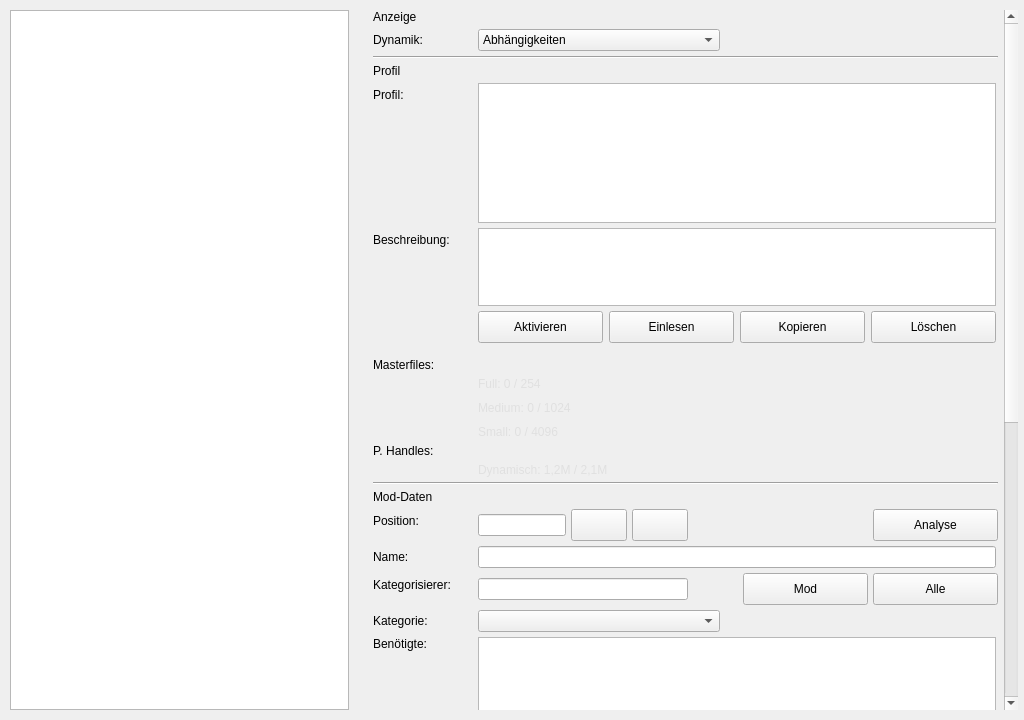
<?xml version='1.0' encoding='utf-8'?>
<ui version="4.0">
 <class>Page_Mods</class>
 <widget class="QWidget" name="Page_Mods">
  <property name="geometry">
   <rect>
    <x>0</x>
    <y>0</y>
    <width>1024</width>
    <height>720</height>
   </rect>
  </property>
  <property name="windowTitle">
   <string>Form</string>
  </property>
  <layout class="QHBoxLayout" name="main_layout">
   <property name="spacing">
    <number>24</number>
   </property>
   <property name="leftMargin">
    <number>10</number>
   </property>
   <property name="topMargin">
    <number>10</number>
   </property>
   <property name="rightMargin">
    <number>6</number>
   </property>
   <property name="bottomMargin">
    <number>10</number>
   </property>
   <item>
    <widget class="QTableView" name="master_table">
     <property name="alternatingRowColors">
      <bool>true</bool>
     </property>
     <property name="selectionMode">
      <enum>QAbstractItemView::SelectionMode::SingleSelection</enum>
     </property>
     <property name="selectionBehavior">
      <enum>QAbstractItemView::SelectionBehavior::SelectRows</enum>
     </property>
     <property name="sortingEnabled">
      <bool>true</bool>
     </property>
    </widget>
   </item>
   <item>
    <widget class="QScrollArea" name="scroll_area_detail">
     <property name="minimumSize">
      <size>
       <width>645</width>
       <height>0</height>
      </size>
     </property>
     <property name="maximumSize">
      <size>
       <width>645</width>
       <height>16777215</height>
      </size>
     </property>
     <property name="frameShape">
      <enum>QFrame::Shape::NoFrame</enum>
     </property>
     <property name="verticalScrollBarPolicy">
      <enum>Qt::ScrollBarPolicy::ScrollBarAlwaysOn</enum>
     </property>
     <property name="widgetResizable">
      <bool>true</bool>
     </property>
     <widget class="QWidget" name="detail_view">
      <property name="geometry">
       <rect>
        <x>0</x>
        <y>-358</y>
        <width>588</width>
        <height>1174</height>
       </rect>
      </property>
      <layout class="QVBoxLayout" name="detail_layout">
       <property name="spacing">
        <number>0</number>
       </property>
       <property name="leftMargin">
        <number>0</number>
       </property>
       <property name="topMargin">
        <number>0</number>
       </property>
       <property name="rightMargin">
        <number>6</number>
       </property>
       <property name="bottomMargin">
        <number>0</number>
       </property>
       <item>
        <layout class="QFormLayout" name="form_layout">
         <property name="fieldGrowthPolicy">
          <enum>QFormLayout::FieldGrowthPolicy::ExpandingFieldsGrow</enum>
         </property>
         <property name="rowWrapPolicy">
          <enum>QFormLayout::RowWrapPolicy::DontWrapRows</enum>
         </property>
         <property name="labelAlignment">
          <set>Qt::AlignmentFlag::AlignLeading</set>
         </property>
         <property name="horizontalSpacing">
          <number>5</number>
         </property>
         <property name="verticalSpacing">
          <number>5</number>
         </property>
         <property name="leftMargin">
          <number>0</number>
         </property>
         <property name="topMargin">
          <number>0</number>
         </property>
         <property name="rightMargin">
          <number>0</number>
         </property>
         <property name="bottomMargin">
          <number>0</number>
         </property>
         <item row="0" column="0" colspan="2">
          <widget class="QLabel" name="lbl_display_section">
           <property name="text">
            <string>Anzeige</string>
           </property>
          </widget>
         </item>
         <item row="1" column="0">
          <widget class="QLabel" name="lbl_dynamic_label">
           <property name="text">
            <string>Dynamik:</string>
           </property>
           <property name="minimumSize">
            <size>
             <width>100</width>
             <height>0</height>
            </size>
           </property>
           <property name="maximumSize">
            <size>
             <width>100</width>
             <height>16777215</height>
            </size>
           </property>
          </widget>
         </item>
         <item row="1" column="1">
          <widget class="QComboBox" name="cmb_dynamic_mode">
           <property name="minimumSize">
            <size>
             <width>242</width>
             <height>0</height>
            </size>
           </property>
           <item>
            <property name="text">
             <string>Abhängigkeiten</string>
            </property>
           </item>
           <item>
            <property name="text">
             <string>Konflikte</string>
            </property>
           </item>
           <item>
            <property name="text">
             <string>Konfliktvermeidung</string>
            </property>
           </item>
           <property name="maximumSize">
            <size>
             <width>242</width>
             <height>16777215</height>
            </size>
           </property>
          </widget>
         </item>
         <item row="2" column="0" colspan="2">
          <widget class="QFrame" name="display_separator">
           <property name="frameShape">
            <enum>QFrame::Shape::HLine</enum>
           </property>
           <property name="frameShadow">
            <enum>QFrame::Shadow::Sunken</enum>
           </property>
          </widget>
         </item>
         <item row="3" column="0" colspan="2">
          <widget class="QLabel" name="lbl_filter">
           <property name="text">
            <string>Profil</string>
           </property>
          </widget>
         </item>
         <item row="4" column="0">
          <widget class="QLabel" name="lbl_state_filter_label">
           <property name="text">
            <string>Profil:</string>
           </property>
           <property name="minimumSize">
            <size>
             <width>100</width>
             <height>0</height>
            </size>
           </property>
           <property name="maximumSize">
            <size>
             <width>100</width>
             <height>16777215</height>
            </size>
           </property>
          </widget>
         </item>
         <item row="4" column="1">
          <widget class="QTreeView" name="tree_profile">
           <property name="minimumSize">
            <size>
             <width>518</width>
             <height>140</height>
            </size>
           </property>
           <property name="maximumSize">
            <size>
             <width>518</width>
             <height>140</height>
            </size>
           </property>
           <property name="editTriggers">
            <set>QAbstractItemView::EditTrigger::NoEditTriggers</set>
           </property>
           <property name="indentation">
            <number>0</number>
           </property>
           <property name="rootIsDecorated">
            <bool>false</bool>
           </property>
          </widget>
         </item>
         <item row="5" column="0">
          <widget class="QLabel" name="lbl_profile_desc_label">
           <property name="text">
            <string>Beschreibung:</string>
           </property>
           <property name="minimumSize">
            <size>
             <width>100</width>
             <height>0</height>
            </size>
           </property>
           <property name="maximumSize">
            <size>
             <width>100</width>
             <height>16777215</height>
            </size>
           </property>
          </widget>
         </item>
         <item row="5" column="1">
          <widget class="QTextEdit" name="inp_profile_desc">
           <property name="sizePolicy">
            <sizepolicy hsizetype="Expanding" vsizetype="Fixed">
             <horstretch>0</horstretch>
             <verstretch>0</verstretch>
            </sizepolicy>
           </property>
           <property name="maximumSize">
            <size>
             <width>518</width>
             <height>78</height>
            </size>
           </property>
           <property name="readOnly">
            <bool>true</bool>
           </property>
           <property name="acceptRichText">
            <bool>false</bool>
           </property>
           <property name="minimumSize">
            <size>
             <width>518</width>
             <height>78</height>
            </size>
           </property>
          </widget>
         </item>
         <item row="6" column="1">
          <layout class="QHBoxLayout" name="layout_profile_buttons">
           <property name="spacing">
            <number>6</number>
           </property>
           <property name="leftMargin">
            <number>0</number>
           </property>
           <property name="topMargin">
            <number>0</number>
           </property>
           <property name="rightMargin">
            <number>0</number>
           </property>
           <property name="bottomMargin">
            <number>10</number>
           </property>
           <item>
            <widget class="QPushButton" name="btn_activate_profile">
             <property name="minimumSize">
              <size>
               <width>125</width>
               <height>32</height>
              </size>
             </property>
             <property name="maximumSize">
              <size>
               <width>125</width>
               <height>32</height>
              </size>
             </property>
             <property name="text">
              <string>Aktivieren</string>
             </property>
             <property name="icon">
              <iconset>
               <normaloff>Graphics/Icon_Activation.svg</normaloff>Graphics/Icon_Activation.svg</iconset>
             </property>
             <property name="iconSize">
              <size>
               <width>24</width>
               <height>24</height>
              </size>
             </property>
            </widget>
           </item>
           <item>
            <widget class="QPushButton" name="btn_import_profile">
             <property name="minimumSize">
              <size>
               <width>125</width>
               <height>32</height>
              </size>
             </property>
             <property name="maximumSize">
              <size>
               <width>125</width>
               <height>32</height>
              </size>
             </property>
             <property name="text">
              <string>Einlesen</string>
             </property>
             <property name="icon">
              <iconset>
               <normaloff>Graphics/Icon_Update.svg</normaloff>Graphics/Icon_Update.svg</iconset>
             </property>
             <property name="iconSize">
              <size>
               <width>24</width>
               <height>24</height>
              </size>
             </property>
            </widget>
           </item>
           <item>
            <widget class="QPushButton" name="btn_copy_profile">
             <property name="minimumSize">
              <size>
               <width>125</width>
               <height>32</height>
              </size>
             </property>
             <property name="maximumSize">
              <size>
               <width>125</width>
               <height>32</height>
              </size>
             </property>
             <property name="text">
              <string>Kopieren</string>
             </property>
             <property name="icon">
              <iconset>
               <normaloff>Graphics/Icon_Add.svg</normaloff>Graphics/Icon_Add.svg</iconset>
             </property>
             <property name="iconSize">
              <size>
               <width>24</width>
               <height>24</height>
              </size>
             </property>
            </widget>
           </item>
           <item>
            <widget class="QPushButton" name="btn_delete_profile">
             <property name="minimumSize">
              <size>
               <width>125</width>
               <height>32</height>
              </size>
             </property>
             <property name="maximumSize">
              <size>
               <width>125</width>
               <height>32</height>
              </size>
             </property>
             <property name="text">
              <string>Löschen</string>
             </property>
             <property name="icon">
              <iconset>
               <normaloff>Graphics/Icon_Delete.svg</normaloff>Graphics/Icon_Delete.svg</iconset>
             </property>
             <property name="iconSize">
              <size>
               <width>24</width>
               <height>24</height>
              </size>
             </property>
            </widget>
           </item>
          </layout>
         </item>
         <item row="7" column="0">
          <widget class="QLabel" name="lbl_masterfiles_section">
           <property name="styleSheet">
            <string>margin-top: -3px;</string>
           </property>
           <property name="text">
            <string>Masterfiles:</string>
           </property>
           <property name="alignment">
            <set>Qt::AlignmentFlag::AlignLeading|Qt::AlignmentFlag::AlignLeft|Qt::AlignmentFlag::AlignTop</set>
           </property>
           <property name="minimumSize">
            <size>
             <width>100</width>
             <height>0</height>
            </size>
           </property>
           <property name="maximumSize">
            <size>
             <width>100</width>
             <height>16777215</height>
            </size>
           </property>
          </widget>
         </item>
         <item row="7" column="1">
          <widget class="LimitBar" name="bar_full" native="true" />
         </item>
         <item row="8" column="1">
          <widget class="QLabel" name="lbl_full_val">
           <property name="styleSheet">
            <string>color: #e0e0e0; font-size: 12px; margin-bottom: 0px;</string>
           </property>
           <property name="text">
            <string>Full: 0 / 254</string>
           </property>
          </widget>
         </item>
         <item row="9" column="1">
          <widget class="LimitBar" name="bar_medium" native="true" />
         </item>
         <item row="10" column="1">
          <widget class="QLabel" name="lbl_medium_val">
           <property name="styleSheet">
            <string>color: #e0e0e0; font-size: 12px; margin-bottom: 0px;</string>
           </property>
           <property name="text">
            <string>Medium: 0 / 1024</string>
           </property>
          </widget>
         </item>
         <item row="11" column="1">
          <widget class="LimitBar" name="bar_small" native="true" />
         </item>
         <item row="12" column="1">
          <widget class="QLabel" name="lbl_small_val">
           <property name="styleSheet">
            <string>color: #e0e0e0; font-size: 12px; margin-bottom: 0px;</string>
           </property>
           <property name="text">
            <string>Small: 0 / 4096</string>
           </property>
          </widget>
         </item>
         <item row="13" column="0">
          <widget class="QLabel" name="lbl_pointers_section">
           <property name="styleSheet">
            <string>margin-top: -3px;</string>
           </property>
           <property name="text">
            <string>P. Handles:</string>
           </property>
           <property name="alignment">
            <set>Qt::AlignmentFlag::AlignLeading|Qt::AlignmentFlag::AlignLeft|Qt::AlignmentFlag::AlignTop</set>
           </property>
           <property name="minimumSize">
            <size>
             <width>100</width>
             <height>0</height>
            </size>
           </property>
           <property name="maximumSize">
            <size>
             <width>100</width>
             <height>16777215</height>
            </size>
           </property>
          </widget>
         </item>
         <item row="13" column="1">
          <widget class="LimitBar" name="bar_pointers" native="true" />
         </item>
         <item row="14" column="1">
          <widget class="QLabel" name="lbl_pointers_val">
           <property name="styleSheet">
            <string>color: #e0e0e0; font-size: 12px; margin-bottom: 0px;</string>
           </property>
           <property name="text">
            <string>Dynamisch: 1,2M / 2,1M</string>
           </property>
          </widget>
         </item>
         <item row="15" column="0" colspan="2">
          <widget class="QFrame" name="detail_separator">
           <property name="frameShape">
            <enum>QFrame::Shape::HLine</enum>
           </property>
           <property name="frameShadow">
            <enum>QFrame::Shadow::Sunken</enum>
           </property>
          </widget>
         </item>
         <item row="16" column="0" colspan="2">
          <widget class="QLabel" name="lbl_details">
           <property name="text">
            <string>Mod-Daten</string>
           </property>
          </widget>
         </item>
         <item row="17" column="0">
          <widget class="QLabel" name="lbl_position_label">
           <property name="text">
            <string>Position:</string>
           </property>
           <property name="minimumSize">
            <size>
             <width>100</width>
             <height>0</height>
            </size>
           </property>
           <property name="maximumSize">
            <size>
             <width>100</width>
             <height>16777215</height>
            </size>
           </property>
          </widget>
         </item>
         <item row="17" column="1">
          <layout class="QHBoxLayout" name="pos_layout">
           <property name="spacing">
            <number>5</number>
           </property>
           <property name="leftMargin">
            <number>0</number>
           </property>
           <property name="topMargin">
            <number>0</number>
           </property>
           <property name="rightMargin">
            <number>0</number>
           </property>
           <property name="bottomMargin">
            <number>0</number>
           </property>
           <item>
            <widget class="QLineEdit" name="inp_position">
             <property name="minimumSize">
              <size>
               <width>88</width>
               <height>0</height>
              </size>
             </property>
             <property name="maximumSize">
              <size>
               <width>88</width>
               <height>16777215</height>
              </size>
             </property>
            </widget>
           </item>
           <item>
            <widget class="QPushButton" name="btn_pos_up">
             <property name="minimumSize">
              <size>
               <width>56</width>
               <height>32</height>
              </size>
             </property>
             <property name="maximumSize">
              <size>
               <width>56</width>
               <height>32</height>
              </size>
             </property>
             <property name="toolTip">
              <string>Einen Schritt nach oben verschieben</string>
             </property>
             <property name="text">
              <string />
             </property>
             <property name="icon">
              <iconset>
               <normaloff>Graphics/Icon_Arrow_Up.svg</normaloff>Graphics/Icon_Arrow_Up.svg</iconset>
             </property>
            </widget>
           </item>
           <item>
            <widget class="QPushButton" name="btn_pos_down">
             <property name="minimumSize">
              <size>
               <width>56</width>
               <height>32</height>
              </size>
             </property>
             <property name="maximumSize">
              <size>
               <width>56</width>
               <height>32</height>
              </size>
             </property>
             <property name="toolTip">
              <string>Einen Schritt nach unten verschieben</string>
             </property>
             <property name="text">
              <string />
             </property>
             <property name="icon">
              <iconset>
               <normaloff>Graphics/Icon_Arrow_Down.svg</normaloff>Graphics/Icon_Arrow_Down.svg</iconset>
             </property>
            </widget>
           </item>
           <item>
            <spacer name="pos_spacer">
             <property name="orientation">
              <enum>Qt::Orientation::Horizontal</enum>
             </property>
             <property name="sizeHint" stdset="0">
              <size>
               <width>40</width>
               <height>20</height>
              </size>
             </property>
            </spacer>
           </item>
           <item>
            <widget class="QPushButton" name="btn_analysis">
             <property name="minimumSize">
              <size>
               <width>125</width>
               <height>32</height>
              </size>
             </property>
             <property name="maximumSize">
              <size>
               <width>125</width>
               <height>32</height>
              </size>
             </property>
             <property name="toolTip">
              <string>Mod-Analyse und Statistiken öffnen</string>
             </property>
             <property name="text">
              <string>Analyse</string>
             </property>
             <property name="icon">
              <iconset>
               <normaloff>Graphics/Icon_Diagram.svg</normaloff>Graphics/Icon_Diagram.svg</iconset>
             </property>
            </widget>
           </item>
          </layout>
         </item>
         <item row="18" column="0">
          <widget class="QLabel" name="lbl_name_label">
           <property name="text">
            <string>Name:</string>
           </property>
           <property name="minimumSize">
            <size>
             <width>100</width>
             <height>0</height>
            </size>
           </property>
           <property name="maximumSize">
            <size>
             <width>100</width>
             <height>16777215</height>
            </size>
           </property>
          </widget>
         </item>
         <item row="18" column="1">
          <widget class="QLineEdit" name="inp_name_online">
           <property name="readOnly">
            <bool>true</bool>
           </property>
           <property name="minimumSize">
            <size>
             <width>518</width>
             <height>0</height>
            </size>
           </property>
           <property name="maximumSize">
            <size>
             <width>518</width>
             <height>16777215</height>
            </size>
           </property>
          </widget>
         </item>
         <item row="20" column="0">
          <widget class="QLabel" name="lbl_classifier_label">
           <property name="text">
            <string>Kategorisierer:</string>
           </property>
           <property name="minimumSize">
            <size>
             <width>100</width>
             <height>0</height>
            </size>
           </property>
           <property name="maximumSize">
            <size>
             <width>100</width>
             <height>16777215</height>
            </size>
           </property>
          </widget>
         </item>
         <item row="20" column="1">
          <layout class="QHBoxLayout" name="layout_classifier">
           <property name="leftMargin">
            <number>0</number>
           </property>
           <property name="topMargin">
            <number>0</number>
           </property>
           <property name="rightMargin">
            <number>0</number>
           </property>
           <property name="bottomMargin">
            <number>0</number>
           </property>
           <item>
            <widget class="QLineEdit" name="inp_classifier_category">
             <property name="readOnly">
              <bool>true</bool>
             </property>
             <property name="minimumSize">
              <size>
               <width>210</width>
               <height>0</height>
              </size>
             </property>
             <property name="maximumSize">
              <size>
               <width>210</width>
               <height>16777215</height>
              </size>
             </property>
            </widget>
           </item>
           <item>
            <spacer name="classifier_spacer">
             <property name="orientation">
              <enum>Qt::Orientation::Horizontal</enum>
             </property>
             <property name="sizeHint" stdset="0">
              <size>
               <width>40</width>
               <height>20</height>
              </size>
             </property>
            </spacer>
           </item>
           <item>
            <widget class="QPushButton" name="btn_apply_classifier_mod">
             <property name="minimumSize">
              <size>
               <width>125</width>
               <height>32</height>
              </size>
             </property>
             <property name="maximumSize">
              <size>
               <width>125</width>
               <height>32</height>
              </size>
             </property>
             <property name="text">
              <string>Mod</string>
             </property>
            </widget>
           </item>
           <item>
            <widget class="QPushButton" name="btn_apply_classifier_all">
             <property name="minimumSize">
              <size>
               <width>125</width>
               <height>32</height>
              </size>
             </property>
             <property name="maximumSize">
              <size>
               <width>125</width>
               <height>32</height>
              </size>
             </property>
             <property name="text">
              <string>Alle</string>
             </property>
            </widget>
           </item>
          </layout>
         </item>
         <item row="21" column="0">
          <widget class="QLabel" name="lbl_category_label">
           <property name="text">
            <string>Kategorie:</string>
           </property>
           <property name="minimumSize">
            <size>
             <width>100</width>
             <height>0</height>
            </size>
           </property>
           <property name="maximumSize">
            <size>
             <width>100</width>
             <height>16777215</height>
            </size>
           </property>
          </widget>
         </item>
         <item row="21" column="1">
          <widget class="QComboBox" name="cmb_category">
           <property name="minimumSize">
            <size>
             <width>242</width>
             <height>0</height>
            </size>
           </property>
           <property name="maximumSize">
            <size>
             <width>242</width>
             <height>16777215</height>
            </size>
           </property>
          </widget>
         </item>
         <item row="22" column="0">
          <widget class="QLabel" name="lbl_requirements_label">
           <property name="text">
            <string>Benötigte:</string>
           </property>
           <property name="alignment">
            <set>Qt::AlignmentFlag::AlignLeading|Qt::AlignmentFlag::AlignLeft|Qt::AlignmentFlag::AlignTop</set>
           </property>
           <property name="indent">
            <number>0</number>
           </property>
           <property name="minimumSize">
            <size>
             <width>100</width>
             <height>0</height>
            </size>
           </property>
           <property name="maximumSize">
            <size>
             <width>100</width>
             <height>16777215</height>
            </size>
           </property>
          </widget>
         </item>
         <item row="22" column="1">
          <widget class="QTreeView" name="tree_requirements">
           <property name="sizePolicy">
            <sizepolicy hsizetype="Expanding" vsizetype="Fixed">
             <horstretch>0</horstretch>
             <verstretch>0</verstretch>
            </sizepolicy>
           </property>
           <property name="minimumSize">
            <size>
             <width>518</width>
             <height>140</height>
            </size>
           </property>
           <property name="maximumSize">
            <size>
             <width>518</width>
             <height>140</height>
            </size>
           </property>
           <property name="editTriggers">
            <set>QAbstractItemView::EditTrigger::NoEditTriggers</set>
           </property>
           <property name="indentation">
            <number>0</number>
           </property>
           <property name="rootIsDecorated">
            <bool>false</bool>
           </property>
          </widget>
         </item>
         <item row="23" column="1">
          <layout class="QHBoxLayout" name="layout_requirements_buttons">
           <property name="leftMargin">
            <number>0</number>
           </property>
           <property name="topMargin">
            <number>0</number>
           </property>
           <property name="rightMargin">
            <number>0</number>
           </property>
           <property name="bottomMargin">
            <number>0</number>
           </property>
           <item>
            <spacer name="requirements_buttons_spacer">
             <property name="orientation">
              <enum>Qt::Orientation::Horizontal</enum>
             </property>
             <property name="sizeHint" stdset="0">
              <size>
               <width>40</width>
               <height>20</height>
              </size>
             </property>
            </spacer>
           </item>
           <item>
            <widget class="QPushButton" name="btn_add_requirement">
             <property name="minimumSize">
              <size>
               <width>125</width>
               <height>32</height>
              </size>
             </property>
             <property name="maximumSize">
              <size>
               <width>125</width>
               <height>32</height>
              </size>
             </property>
             <property name="text">
              <string>Hinzufügen</string>
             </property>
             <property name="icon">
              <iconset>
               <normaloff>Graphics/Icon_Add.svg</normaloff>Graphics/Icon_Add.svg</iconset>
             </property>
             <property name="iconSize">
              <size>
               <width>24</width>
               <height>24</height>
              </size>
             </property>
            </widget>
           </item>
           <item>
            <widget class="QPushButton" name="btn_remove_requirement">
             <property name="minimumSize">
              <size>
               <width>125</width>
               <height>32</height>
              </size>
             </property>
             <property name="maximumSize">
              <size>
               <width>125</width>
               <height>32</height>
              </size>
             </property>
             <property name="text">
              <string>Entfernen</string>
             </property>
             <property name="icon">
              <iconset>
               <normaloff>Graphics/Icon_Delete.svg</normaloff>Graphics/Icon_Delete.svg</iconset>
             </property>
             <property name="iconSize">
              <size>
               <width>24</width>
               <height>24</height>
              </size>
             </property>
            </widget>
           </item>
          </layout>
         </item>
         <item row="24" column="0">
          <widget class="QLabel" name="lbl_dependencies_label">
           <property name="text">
            <string>Abhängige:</string>
           </property>
           <property name="alignment">
            <set>Qt::AlignmentFlag::AlignLeading|Qt::AlignmentFlag::AlignLeft|Qt::AlignmentFlag::AlignTop</set>
           </property>
           <property name="indent">
            <number>0</number>
           </property>
           <property name="minimumSize">
            <size>
             <width>100</width>
             <height>0</height>
            </size>
           </property>
           <property name="maximumSize">
            <size>
             <width>100</width>
             <height>16777215</height>
            </size>
           </property>
          </widget>
         </item>
         <item row="24" column="1">
          <widget class="QTreeView" name="tree_dependencies">
           <property name="sizePolicy">
            <sizepolicy hsizetype="Expanding" vsizetype="Fixed">
             <horstretch>0</horstretch>
             <verstretch>0</verstretch>
            </sizepolicy>
           </property>
           <property name="minimumSize">
            <size>
             <width>518</width>
             <height>140</height>
            </size>
           </property>
           <property name="maximumSize">
            <size>
             <width>518</width>
             <height>140</height>
            </size>
           </property>
           <property name="editTriggers">
            <set>QAbstractItemView::EditTrigger::NoEditTriggers</set>
           </property>
           <property name="indentation">
            <number>0</number>
           </property>
           <property name="rootIsDecorated">
            <bool>false</bool>
           </property>
          </widget>
         </item>
         <item row="25" column="0">
          <widget class="QLabel" name="lbl_note_label">
           <property name="text">
            <string>Notiz:</string>
           </property>
           <property name="minimumSize">
            <size>
             <width>100</width>
             <height>0</height>
            </size>
           </property>
           <property name="maximumSize">
            <size>
             <width>100</width>
             <height>16777215</height>
            </size>
           </property>
          </widget>
         </item>
         <item row="25" column="1">
          <widget class="QTextEdit" name="inp_note">
           <property name="sizePolicy">
            <sizepolicy hsizetype="Expanding" vsizetype="Fixed">
             <horstretch>0</horstretch>
             <verstretch>0</verstretch>
            </sizepolicy>
           </property>
           <property name="maximumSize">
            <size>
             <width>518</width>
             <height>78</height>
            </size>
           </property>
           <property name="acceptRichText">
            <bool>false</bool>
           </property>
           <property name="minimumSize">
            <size>
             <width>518</width>
             <height>78</height>
            </size>
           </property>
          </widget>
         </item>
         <item row="26" column="1">
          <layout class="QHBoxLayout" name="detail_button_layout">
           <property name="leftMargin">
            <number>0</number>
           </property>
           <property name="topMargin">
            <number>0</number>
           </property>
           <property name="rightMargin">
            <number>0</number>
           </property>
           <property name="bottomMargin">
            <number>10</number>
           </property>
           <item>
            <spacer name="detail_button_spacer">
             <property name="orientation">
              <enum>Qt::Orientation::Horizontal</enum>
             </property>
             <property name="sizeHint" stdset="0">
              <size>
               <width>40</width>
               <height>20</height>
              </size>
             </property>
            </spacer>
           </item>
           <item>
            <widget class="QPushButton" name="btn_discard_detail">
             <property name="minimumSize">
              <size>
               <width>125</width>
               <height>32</height>
              </size>
             </property>
             <property name="maximumSize">
              <size>
               <width>125</width>
               <height>32</height>
              </size>
             </property>
             <property name="text">
              <string>Verwerfen</string>
             </property>
             <property name="icon">
              <iconset>
               <normaloff>Graphics/Icon_Discard.svg</normaloff>Graphics/Icon_Discard.svg</iconset>
             </property>
             <property name="iconSize">
              <size>
               <width>24</width>
               <height>24</height>
              </size>
             </property>
            </widget>
           </item>
           <item>
            <widget class="QPushButton" name="btn_save_detail">
             <property name="minimumSize">
              <size>
               <width>125</width>
               <height>32</height>
              </size>
             </property>
             <property name="maximumSize">
              <size>
               <width>125</width>
               <height>32</height>
              </size>
             </property>
             <property name="text">
              <string>Speichern</string>
             </property>
             <property name="icon">
              <iconset>
               <normaloff>Graphics/Icon_Save.svg</normaloff>Graphics/Icon_Save.svg</iconset>
             </property>
             <property name="iconSize">
              <size>
               <width>24</width>
               <height>24</height>
              </size>
             </property>
            </widget>
           </item>
          </layout>
         </item>
         <item row="27" column="0" colspan="2">
          <widget class="QFrame" name="sorter_separator">
           <property name="frameShape">
            <enum>QFrame::Shape::HLine</enum>
           </property>
           <property name="frameShadow">
            <enum>QFrame::Shadow::Sunken</enum>
           </property>
          </widget>
         </item>
         <item row="28" column="0" colspan="2">
          <widget class="QLabel" name="lbl_sorter_section">
           <property name="text">
            <string>Sortierung</string>
           </property>
          </widget>
         </item>
         <item row="29" column="0">
          <widget class="QLabel" name="lbl_sorter_update_label">
           <property name="text">
            <string>Aktualisierung:</string>
           </property>
           <property name="minimumSize">
            <size>
             <width>100</width>
             <height>0</height>
            </size>
           </property>
           <property name="maximumSize">
            <size>
             <width>100</width>
             <height>16777215</height>
            </size>
           </property>
          </widget>
         </item>
         <item row="29" column="1">
          <layout class="QHBoxLayout" name="layout_sorter_update">
           <property name="spacing">
            <number>8</number>
           </property>
           <property name="leftMargin">
            <number>0</number>
           </property>
           <property name="topMargin">
            <number>0</number>
           </property>
           <property name="rightMargin">
            <number>0</number>
           </property>
           <property name="bottomMargin">
            <number>0</number>
           </property>
           <item>
            <widget class="QLineEdit" name="inp_sorter_last_update">
             <property name="readOnly">
              <bool>true</bool>
             </property>
             <property name="minimumSize">
              <size>
               <width>210</width>
               <height>0</height>
              </size>
             </property>
             <property name="maximumSize">
              <size>
               <width>210</width>
               <height>16777215</height>
              </size>
             </property>
            </widget>
           </item>
           <item>
            <widget class="QCheckBox" name="chk_sorter_show_columns">
             <property name="text">
              <string>anzeigen</string>
             </property>
            </widget>
           </item>
           <item>
            <spacer name="spacer_sorter_update">
             <property name="orientation">
              <enum>Qt::Orientation::Horizontal</enum>
             </property>
             <property name="sizeHint" stdset="0">
              <size>
               <width>40</width>
               <height>20</height>
              </size>
             </property>
            </spacer>
           </item>
          </layout>
         </item>
         <item row="30" column="1">
          <layout class="QHBoxLayout" name="layout_sorter_buttons">
           <property name="spacing">
            <number>6</number>
           </property>
           <property name="leftMargin">
            <number>0</number>
           </property>
           <property name="topMargin">
            <number>0</number>
           </property>
           <property name="rightMargin">
            <number>0</number>
           </property>
           <property name="bottomMargin">
            <number>10</number>
           </property>
           <item>
            <spacer name="spacer_sorter_buttons">
             <property name="orientation">
              <enum>Qt::Orientation::Horizontal</enum>
             </property>
             <property name="sizeHint" stdset="0">
              <size>
               <width>40</width>
               <height>20</height>
              </size>
             </property>
            </spacer>
           </item>
           <item>
            <widget class="QPushButton" name="btn_apply_sorter_profile">
             <property name="minimumSize">
              <size>
               <width>125</width>
               <height>32</height>
              </size>
             </property>
             <property name="maximumSize">
              <size>
               <width>125</width>
               <height>32</height>
              </size>
             </property>
             <property name="text">
              <string>Profil</string>
             </property>
            </widget>
           </item>
           <item>
            <widget class="QPushButton" name="btn_apply_sorter_all">
             <property name="minimumSize">
              <size>
               <width>125</width>
               <height>32</height>
              </size>
             </property>
             <property name="maximumSize">
              <size>
               <width>125</width>
               <height>32</height>
              </size>
             </property>
             <property name="text">
              <string>Alle</string>
             </property>
            </widget>
           </item>
          </layout>
         </item>
        </layout>
       </item>
       <item>
        <spacer name="bottom_stretch">
         <property name="orientation">
          <enum>Qt::Orientation::Vertical</enum>
         </property>
         <property name="sizeHint" stdset="0">
          <size>
           <width>20</width>
           <height>40</height>
          </size>
         </property>
        </spacer>
       </item>
      </layout>
     </widget>
     <property name="horizontalScrollBarPolicy">
      <enum>Qt::ScrollBarPolicy::ScrollBarAlwaysOff</enum>
     </property>
    </widget>
   </item>
  </layout>
 </widget>
 <customwidgets>
  <customwidget>
   <class>LimitBar</class>
   <extends>QWidget</extends>
   <header>limitbar.h</header>
  </customwidget>
 </customwidgets>
 <resources />
 <connections />
</ui>
